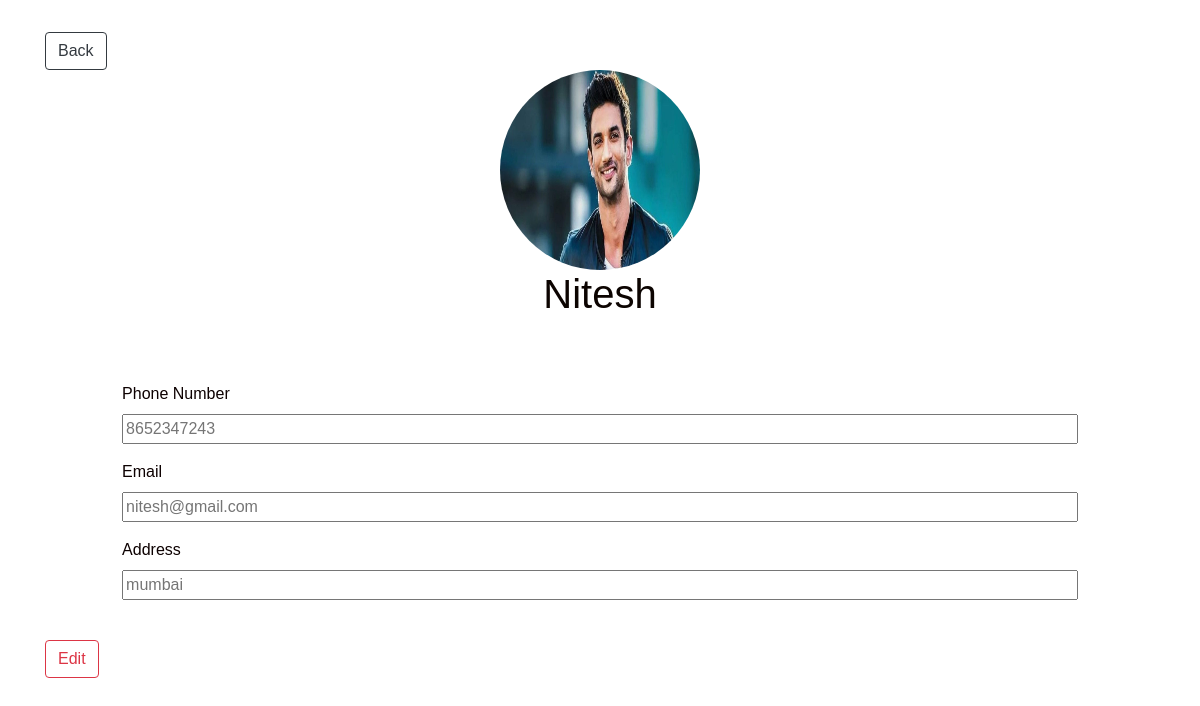
Page /profile/12 on the committed database.
### contacts/models.py (models this page shows, shortened)
class Contact(models.Model):
    full_name = models.CharField(max_length=250)
    relationship = models.CharField(max_length=250)
    email = models.EmailField(max_length=254)
    imgs = models.ImageField(null=True, blank=false, upload_to="images/")
    phone_number = models.CharField(max_length=20)
    address = models.CharField(max_length=1000)

### contacts/views.py (the view)
# urls.py: path('profile/<str:pk>', views.contactProfile, name='profile')
def contactProfile(request, pk):
    contact = Contact.objects.get(id=pk)
    return render(request, 'contact-profile.html', {'contact':contact})

### templates/contact-profile.html (shortened to what this page needs)
{% load static %}
<!DOCTYPE html>
<html>
<head>
	<link rel="stylesheet" type="text/css" href="{% static 'style-profile.css' %}">
	<link rel="stylesheet" href="https://cdn.jsdelivr.net/npm/bootstrap@4.0.0/dist/css/bootstrap.min.css">
</head>
<body>
		<header class="hero container">
			<a href="/">
				<button class="btn btn-outline-dark">Back</button>
			</a>
			<div class="hero-info">
				<img src="{{ contact.imgs.url | title }}" width="200px" height="200px" class="rounded-circle">
				<h1 class="name">{{ contact.full_name | title }}</h1>
			</div>
		</header>
		<div class="container">
		<section class="contact-info ">
			<div class="info-line form-group">
				<label for="pn">Phone Number </label>
				<input type="text" class="phone-number" id="pn" placeholder="{{ contact.phone_number }}">
			</div>
			<div class="info-line form-group">
				<label for="sm">Email </label>
				<input type="email" class="sms" id="sm" placeholder="{{ contact.email }}">
			</div>
			<div id="address-info" class="info-line form-group">
				<label for="add">Address </label>
				<input type="text" class="address" id="add" placeholder="{{ contact.address }}">
			</div>
		</section>
		<a href="{% url 'edit-contact' contact.id %}">
				<div class="edit-button">
					<button class="btn btn-outline-danger">Edit</button>
				</div>
		</a>
	</div>
</body>
</html>

### static/style-profile.css (style rules this page uses)
*,*::before, *::after { box-sizing: border-box; font-family: sans-serif; }
.hero { color: rgb(12, 4, 1); padding: 2em 0; }
.hero-info { display: flex; flex-flow: column; align-items: center; }
.info-line { display: flex; color: rgb(13, 1, 1); width: 90%; margin: 0 auto; flex-direction: column; border-radius: 20px; }
.contact-info { padding: 1.5em 1.5em; }

### rows in the picture
Contact: full_name "Nitesh", phone_number "8652347243", email "nitesh@gmail.com", address "mumbai"
